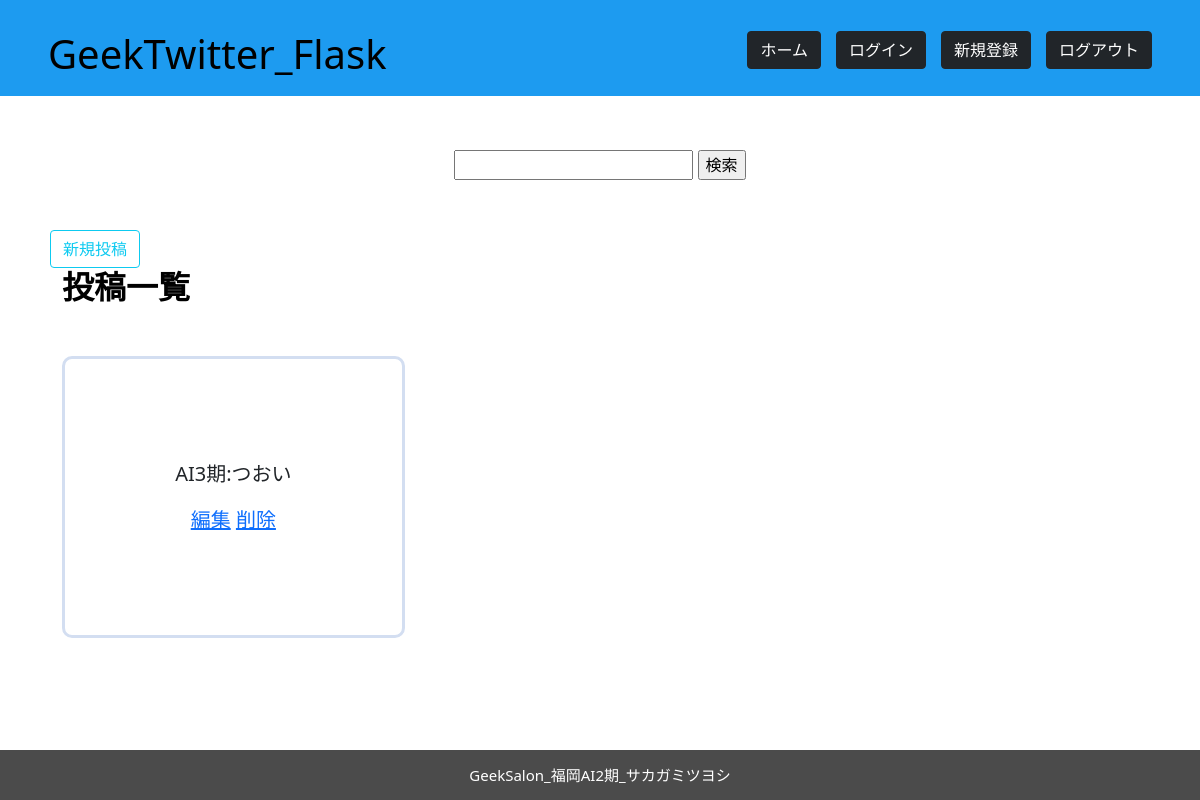
Before: / with the older database file.
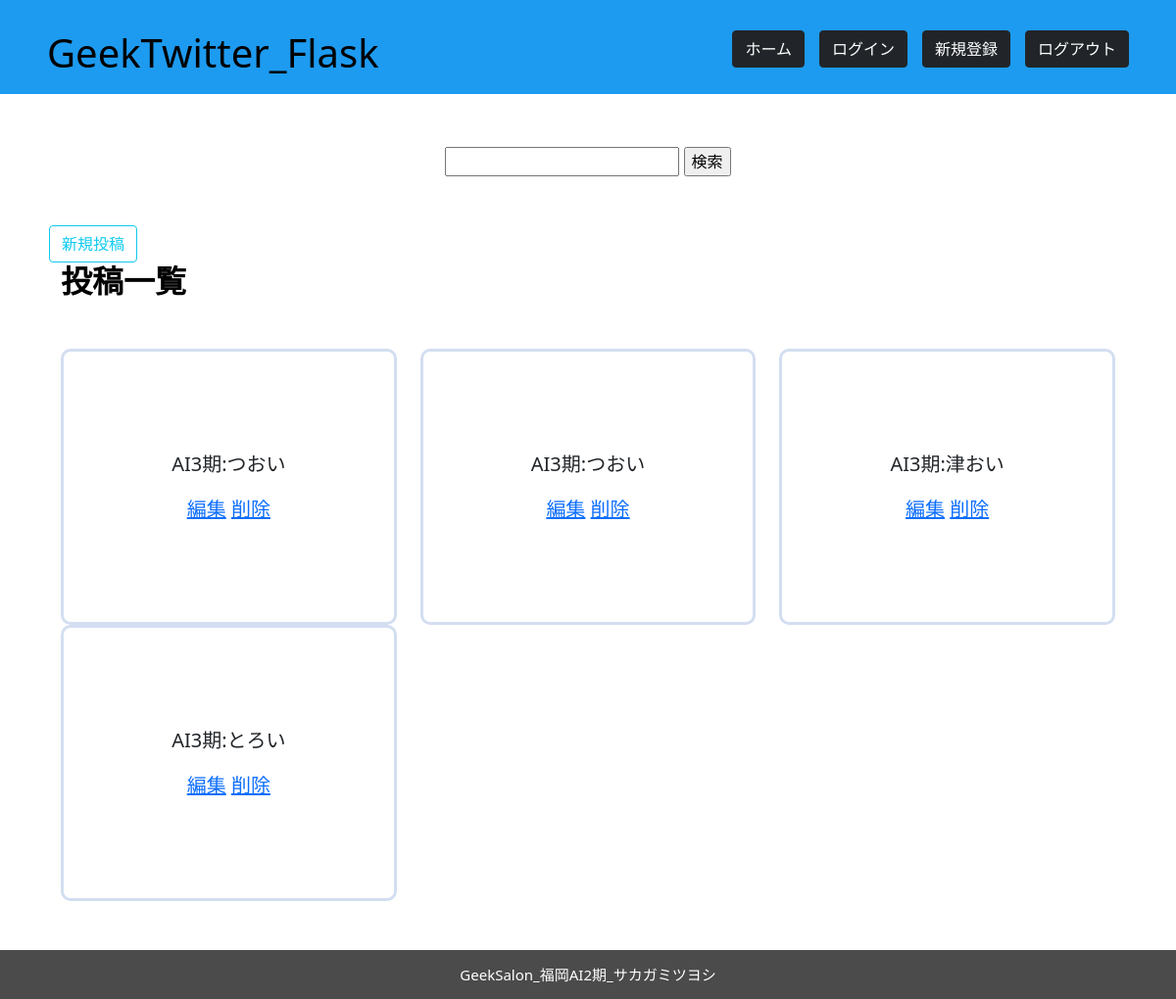
After: the same page with the newer database file.
### app.py (models this page shows)
class Tweet(db.Model):
    id = db.Column(db.Integer, primary_key=True)
    title = db.Column(db.String(20), nullable=False)
    body = db.Column(db.String(140), nullable=False)
    user_id = db.Column(db.Integer, db.ForeignKey('user.id'), nullable=False)

### app.py (the view)
@app.route('/', methods=["GET"])
def index():
    text_input = request.args.get('search')
    text_input = request.args.get('search')
    if text_input is None or len(text_input) == 0:
        posts = Tweet.query.all()
    else:
        posts = db.session.query(Tweet).filter(or_(Tweet.body.like(text_input), Tweet.title.like(text_input))).all()
    users = User.query.all()
    return render_template("index.html", posts = posts,users=users)

### templates/index.html (shortened to what this page needs)
    {% extends 'layout.html' %}
    {% block content %}
<main>
    <div class="search">
        <form>
            <input type="text" name="search">
            <input type="submit" value="検索">
        </form>
    </div>
    <a href="new" name="new"class="btn btn-outline-info">新規投稿</a>
    <div class="container">
        <h1 class="title">投稿一覧</h1>
        <div class="row">
            {%for post in posts%}
                <div class="col-md-4">
                    <article class="tweet">
                        <p>{{post.title}}:</b>{{post.body}}</p>
                        <a href="{{post.id}}/edit">編集</a>
                        <a href="{{post.id}}/delete">削除</a>
                    </article>
                </div>
            {% endfor %}
        </div>
    </div>
</main>
{% endblock %}

### templates/layout.html (shortened to what this page needs)
<!DOCTYPE html>
<html lang="en">
<head>
    <link rel=stylesheet href="../static/css/style.css">
    <link href="https://cdn.jsdelivr.net/npm/bootstrap@5.0.2/dist/css/bootstrap.min.css" rel="stylesheet">
</head>
<body>
    <header>
		<h1>GeekTwitter_Flask</h1>
		<nav>
			<ul>
                <li><a href="/" class="btn btn-dark">ホーム</a></li>
				<li><a href="login" class="btn btn-dark">ログイン</a></li>
				<li><a href="signup" class="btn btn-dark">新規登録</a></li>
				<li><a href="logout" class="btn btn-dark">ログアウト</a></li>
			</ul>
		</nav>
	</header>
{% block content %}
{% endblock %}
    <footer class="footer">
        <div class="fotter_logo">GeekSalon_福岡AI2期_サカガミツヨシ</div>
    </footer>
</body>
</html>

### static/css/style.css (style rules this page uses)
* { box-sizing: border-box; }
body { margin: 0; padding: 0; font-family: "Hiragino Kaku Gothic Pro", "ヒラギノ角ゴ Pro W3", メイリオ, Meiryo, "ＭＳ Ｐゴシック", "Helvetica Neue", Helvetica, Arial, sans-serif; background-color: #e6e6e6; }
header { width: 100%; padding: 30px 4% 10px; position: fixed; top: 0; left: 0; width: 100%; z-index: 9999; display: flex; align-items: center; background-color:#1d9bf0; }
h1 { margin: 0; padding: 0; font-size: 15px; color: black; }
a { text-decoration: none; color: #4b4b4b; }
ul { list-style: none; margin: 0; display: flex; }
li { margin: 0 0 0 15px; font-size: 17px; color: #fff; }
nav { margin: 0 0 0 auto; }
main { padding:100px 50px; }
form { margin:50px 0; text-align: center; }
.tweet { padding: 100px 50px; width: 100%; border: solid #d3def1; border-radius: 10px; text-align: center; font-size: 20px; }
.title { font-size: 32px; font-weight: bold; margin-bottom: 50px; }
footer { display: flex; position: fixed; bottom: 0; left: 0; width: 100%; justify-content: center; align-items: center; height: 50px; background-color:#4b4b4b; font-size: 15px; color: #fff; visibility: hidden; opacity: 0; transition: visibility 0s, opacity 0.5s linear; }
html { scroll-behavior: smooth; }

Changed rows visible on the page:
added Tweet: title "AI3期", body "つおい"
added Tweet: title "AI3期", body "津おい"
added Tweet: title "AI3期", body "とろい"
